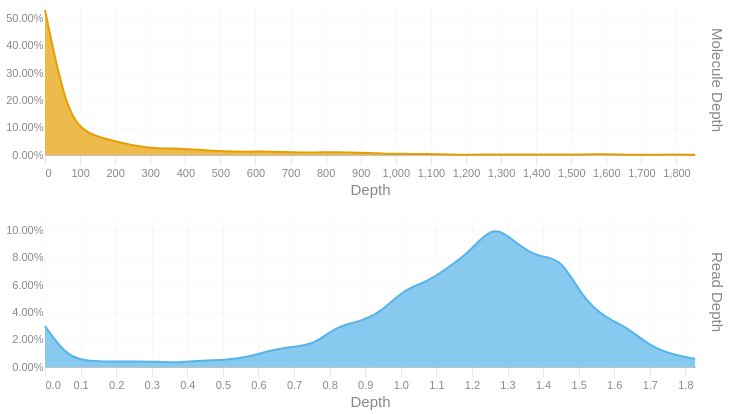

This figure's notebook cell:
### Code cell
readdep = depth_hist(tb['Read Depth'], q99, 3)
readdep = readdep.with_columns(pl.lit('Read Depth').alias('Metric'))
if not SKIPLR:
    moldep = depth_hist(tb['Molecule Depth'], mol_q99, 1)
    moldep = moldep.with_columns(pl.lit('Molecule Depth').alias('Metric'))
    _hist = pl.concat([readdep, moldep])
    _hist = _hist.filter(pl.col('Proportion') != 0)
    with SafeRender(_hist):
        (
            alt.Chart(_hist)        
            .mark_area(interpolate = "basis")
            .encode(
                x=alt.X('Bin:Q').scale(domainMin=0).axis(alt.Axis(title='Depth')),
                y = alt.Y('Proportion:Q', title = None).axis(format = '.2%'),
                color = alt.Color('Metric:N').legend(None),
                row = alt.Row("Metric:N").header(title = None, labelOrient = 'right'),
                tooltip = [
                    alt.Tooltip("Metric:N", title = "Metric"),
                    alt.Tooltip('Interval:N', title = "Depth Interval"),
                    alt.Tooltip('Proportion:Q', title = "% Alignments").format('.2%')
                ]
            )
            .resolve_scale(x='independent', y='independent')
            .properties(
                height = 150, width = 650,
                usermeta={'embedOptions': {'downloadFileName': f'{samplename}.depth.hist'}}
            )
        ).display()
else:
    readdep = readdep.filter(pl.col('Proportion') != 0)
    with SafeRender(readdep):
        (
            alt.Chart(readdep)        
            .mark_area(interpolate = "basis")
            .encode(
                x=alt.X('Bin:Q').scale(domainMin=0).axis(alt.Axis(title='Depth')),
                y = alt.Y('Proportion:Q', title = None).axis(format = '.2%'),
                tooltip = [
                    alt.Tooltip('Interval:N', title = "Depth Interval"),
                    alt.Tooltip('Proportion:Q', title = "% Alignments").format('.2%')
                ]
            )
            .properties(
                usermeta={'embedOptions': {'downloadFileName': f'{samplename}.depth.hist'}}
            )
        ).display()

### Figure 1 — Vega-Lite specification as saved in the notebook (floating-point values rounded to 4 significant figures)
{"width": 650, "height": 150, "config": {"title": {"anchor": "start", "dy": -15, "fontSize": 18, "color": "#888888", "subtitleColor": "#888888", "subtitleFontSize": 14}, "arc": {"fill": "#0072B2"}, "axis": {"domainColor": "#888888", "domainWidth": 0.5, "gridWidth": 0.2, "grid": false, "titleFontWeight": 400, "titleFontSize": 15, "labelFontSize": 11, "labelColor": "#888888", "tickColor": "#888888", "tickWidth": 0.2, "titleColor": "#888888"}, "axisBand": {"grid": false}, "axisX": {"grid": true, "tickSize": 10, "domainCap": "round"}, "axisY": {"domain": false, "grid": true, "tickSize": 0, "domainCap": "round"}, "background": "transparent", "header": {"labelFontSize": 15, "labelColor": "#888888", "titleFontSize": 15, "titleFontWeight": 600, "titleColor": "#888888"}, "legend": {"labelFont": "sans-serif", "labelFontSize": 12, "labelColor": "#888888", "symbolSize": 100, "symbolType": "circle", "titleFontSize": 12, "titlePadding": 10, "titleColor": "#888888", "title": null}, "range": {"category": ["#E69F00", "#56B4E9", "#009E73", "#F0E442", "#0072B2", "#D55E00", "#CC79A7", "#000000"], "diverging": ["#cfe8f3", "#a2d4ec", "#73bfe2", "#46abdb", "#1696d2", "#12719e"]}, "area": {"fill": "#0072B2", "fillOpacity": 0.7, "line": true, "strokeOpacity": 0.7}, "line": {"color": "#0072B2", "stroke": "#0072B2", "strokeWidth": 2}, "trail": {"color": "#0072B2", "stroke": "#0072B2", "strokeWidth": 0, "size": 1}, "point": {"filled": true, "fillOpacity": 1.0, "size": 95}, "text": {"color": "#888888", "fontSize": 11, "align": "right", "fontWeight": 400, "size": 11}, "bar": {"fill": "#0072B2", "stroke": null}, "view": {"stroke": null, "continuousWidth": 660, "continuousHeight": 400}}, "data": {"name": "data-3a4cb65c9f1cac12a597804d4c9488e6"}, "mark": {"type": "area", "interpolate": "basis"}, "encoding": {"color": {"field": "Metric", "legend": null, "type": "nominal"}, "row": {"field": "Metric", "header": {"title": null, "labelOrient": "right"}, "type": "nominal"}, "tooltip": [{"field": "Metric", "title": "Metric", "type": "nominal"}, {"field": "Interval", "title": "Depth Interval", "type": "nominal"}, {"field": "Proportion", "format": ".2%", "title": "% Alignments", "type": "quantitative"}], "x": {"axis": {"title": "Depth"}, "field": "Bin", "scale": {"domainMin": 0}, "type": "quantitative"}, "y": {"axis": {"format": ".2%"}, "field": "Proportion", "title": null, "type": "quantitative"}}, "resolve": {"scale": {"x": "independent", "y": "independent"}}, "usermeta": {"embedOptions": {"downloadFileName": "S1_Tusket_035.depth.hist"}}, "$schema": "https://vega.github.io/schema/vega-lite/v6.1.0.json", "datasets": {"data-3a4cb65c9f1cac12a597804d4c9488e6": [{"Bin": 0.0, "Interval": "0.0-0.063", "Proportion": 0.03, "Metric": "Read Depth"}, {"Bin": 0.063, "Interval": "0.063-0.126", "Proportion": 0.007, "Metric": "Read Depth"}, {"Bin": 0.126, "Interval": "0.126-0.189", "Proportion": 0.004, "Metric": "Read Depth"}, {"Bin": 0.189, "Interval": "0.189-0.252", "Proportion": 0.004, "Metric": "Read Depth"}, {"Bin": 0.252, "Interval": "0.252-0.315", "Proportion": 0.004, "Metric": "Read Depth"}, {"Bin": 0.315, "Interval": "0.315-0.378", "Proportion": 0.004, "Metric": "Read Depth"}, {"Bin": 0.378, "Interval": "0.378-0.441", "Proportion": 0.003, "Metric": "Read Depth"}, {"Bin": 0.441, "Interval": "0.441-0.504", "Proportion": 0.005, "Metric": "Read Depth"}, {"Bin": 0.504, "Interval": "0.504-0.567", "Proportion": 0.005, "Metric": "Read Depth"}, {"Bin": 0.567, "Interval": "0.567-0.63", "Proportion": 0.007, "Metric": "Read Depth"}, {"Bin": 0.63, "Interval": "0.63-0.693", "Proportion": 0.012, "Metric": "Read Depth"}, {"Bin": 0.693, "Interval": "0.693-0.756", "Proportion": 0.015, "Metric": "Read Depth"}, {"Bin": 0.756, "Interval": "0.756-0.819", "Proportion": 0.016, "Metric": "Read Depth"}, {"Bin": 0.819, "Interval": "0.819-0.882", "Proportion": 0.03, "Metric": "Read Depth"}, {"Bin": 0.882, "Interval": "0.882-0.945", "Proportion": 0.033, "Metric": "Read Depth"}, {"Bin": 0.945, "Interval": "0.945-1.008", "Proportion": 0.04, "Metric": "Read Depth"}, {"Bin": 1.008, "Interval": "1.008-1.071", "Proportion": 0.057, "Metric": "Read Depth"}, {"Bin": 1.071, "Interval": "1.071-1.134", "Proportion": 0.062, "Metric": "Read Depth"}, {"Bin": 1.134, "Interval": "1.134-1.197", "Proportion": 0.073, "Metric": "Read Depth"}, {"Bin": 1.197, "Interval": "1.197-1.26", "Proportion": 0.085, "Metric": "Read Depth"}, {"Bin": 1.26, "Interval": "1.26-1.323", "Proportion": 0.105, "Metric": "Read Depth"}, {"Bin": 1.323, "Interval": "1.323-1.386", "Proportion": 0.091, "Metric": "Read Depth"}, {"Bin": 1.386, "Interval": "1.386-1.449", "Proportion": 0.08, "Metric": "Read Depth"}, {"Bin": 1.449, "Interval": "1.449-1.512", "Proportion": 0.081, "Metric": "Read Depth"}, {"Bin": 1.512, "Interval": "1.512-1.575", "Proportion": 0.05, "Metric": "Read Depth"}, {"Bin": 1.575, "Interval": "1.575-1.638", "Proportion": 0.036, "Metric": "Read Depth"}, {"Bin": 1.638, "Interval": "1.638-1.701", "Proportion": 0.029, "Metric": "Read Depth"}, {"Bin": 1.701, "Interval": "1.701-1.764", "Proportion": 0.015, "Metric": "Read Depth"}, {"Bin": 1.764, "Interval": "1.764-1.827", "Proportion": 0.009, "Metric": "Read Depth"}, {"Bin": 1.827, "Interval": "1.827-1.89", "Proportion": 0.006, "Metric": "Read Depth"}, {"Bin": 0.0, "Interval": "0.0-63.9", "Proportion": 0.532, "Metric": "Molecule Depth"}, {"Bin": 63.9, "Interval": "63.9-127.8", "Proportion": 0.134, "Metric": "Molecule Depth"}, {"Bin": 127.8, "Interval": "127.8-191.7", "Proportion": 0.074, "Metric": "Molecule Depth"}, {"Bin": 191.7, "Interval": "191.7-255.6", "Proportion": 0.053, "Metric": "Molecule Depth"}, {"Bin": 255.6, "Interval": "255.6-319.4", "Proportion": 0.033, "Metric": "Molecule Depth"}, {"Bin": 319.4, "Interval": "319.4-383.3", "Proportion": 0.023, "Metric": "Molecule Depth"}, {"Bin": 383.3, "Interval": "383.3-447.2", "Proportion": 0.024, "Metric": "Molecule Depth"}, {"Bin": 447.2, "Interval": "447.2-511.1", "Proportion": 0.018, "Metric": "Molecule Depth"}, {"Bin": 511.1, "Interval": "511.1-575.0", "Proportion": 0.013, "Metric": "Molecule Depth"}, {"Bin": 575.0, "Interval": "575.0-638.9", "Proportion": 0.012, "Metric": "Molecule Depth"}, {"Bin": 638.9, "Interval": "638.9-702.8", "Proportion": 0.013, "Metric": "Molecule Depth"}, {"Bin": 702.8, "Interval": "702.8-766.7", "Proportion": 0.01, "Metric": "Molecule Depth"}, {"Bin": 766.7, "Interval": "766.7-830.6", "Proportion": 0.009, "Metric": "Molecule Depth"}, {"Bin": 830.6, "Interval": "830.6-894.5", "Proportion": 0.011, "Metric": "Molecule Depth"}, {"Bin": 894.5, "Interval": "894.5-958.3", "Proportion": 0.009, "Metric": "Molecule Depth"}, {"Bin": 958.3, "Interval": "958.3-1022.2", "Proportion": 0.005, "Metric": "Molecule Depth"}, {"Bin": 1022.0, "Interval": "1022.2-1086.1", "Proportion": 0.004, "Metric": "Molecule Depth"}, {"Bin": 1086.0, "Interval": "1086.1-1150.0", "Proportion": 0.004, "Metric": "Molecule Depth"}, {"Bin": 1150.0, "Interval": "1150.0-1213.9", "Proportion": 0.001, "Metric": "Molecule Depth"}, {"Bin": 1214.0, "Interval": "1213.9-1277.8", "Proportion": 0.001, "Metric": "Molecule Depth"}, {"Bin": 1278.0, "Interval": "1277.8-1341.7", "Proportion": 0.002, "Metric": "Molecule Depth"}, {"Bin": 1342.0, "Interval": "1341.7-1405.6", "Proportion": 0.002, "Metric": "Molecule Depth"}, {"Bin": 1406.0, "Interval": "1405.6-1469.5", "Proportion": 0.002, "Metric": "Molecule Depth"}, {"Bin": 1470.0, "Interval": "1469.5-1533.3", "Proportion": 0.002, "Metric": "Molecule Depth"}, {"Bin": 1533.0, "Interval": "1533.3-1597.2", "Proportion": 0.002, "Metric": "Molecule Depth"}, {"Bin": 1597.0, "Interval": "1597.2-1661.1", "Proportion": 0.003, "Metric": "Molecule Depth"}, {"Bin": 1661.0, "Interval": "1661.1-1725.0", "Proportion": 0.001, "Metric": "Molecule Depth"}, {"Bin": 1725.0, "Interval": "1725.0-1788.9", "Proportion": 0.001, "Metric": "Molecule Depth"}, {"Bin": 1789.0, "Interval": "1788.9-1852.8", "Proportion": 0.002, "Metric": "Molecule Depth"}, {"Bin": 1853.0, "Interval": "1852.8-1916.68", "Proportion": 0.001, "Metric": "Molecule Depth"}]}}
